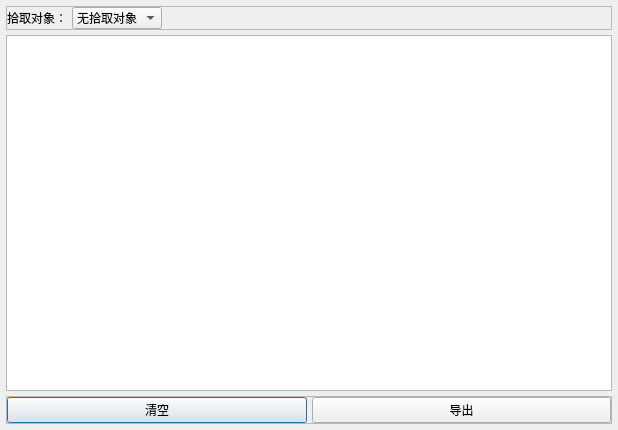
<?xml version="1.0" encoding="UTF-8"?>
<ui version="4.0">
 <class>Dialog</class>
 <widget class="QDialog" name="Dialog">
  <property name="geometry">
   <rect>
    <x>0</x>
    <y>0</y>
    <width>618</width>
    <height>430</height>
   </rect>
  </property>
  <property name="windowTitle">
   <string>拾取对象:</string>
  </property>
  <layout class="QVBoxLayout" name="verticalLayout">
   <property name="spacing">
    <number>5</number>
   </property>
   <property name="leftMargin">
    <number>6</number>
   </property>
   <property name="topMargin">
    <number>6</number>
   </property>
   <property name="rightMargin">
    <number>6</number>
   </property>
   <property name="bottomMargin">
    <number>6</number>
   </property>
   <item>
    <widget class="QFrame" name="frame">
     <property name="frameShape">
      <enum>QFrame::StyledPanel</enum>
     </property>
     <property name="frameShadow">
      <enum>QFrame::Raised</enum>
     </property>
     <layout class="QHBoxLayout" name="horizontalLayout">
      <property name="spacing">
       <number>5</number>
      </property>
      <property name="leftMargin">
       <number>0</number>
      </property>
      <property name="topMargin">
       <number>0</number>
      </property>
      <property name="rightMargin">
       <number>0</number>
      </property>
      <property name="bottomMargin">
       <number>0</number>
      </property>
      <item>
       <widget class="QLabel" name="label">
        <property name="text">
         <string>拾取对象：</string>
        </property>
       </widget>
      </item>
      <item>
       <widget class="QComboBox" name="select_style">
        <property name="currentIndex">
         <number>3</number>
        </property>
        <property name="sizeAdjustPolicy">
         <enum>QComboBox::AdjustToContents</enum>
        </property>
        <item>
         <property name="text">
          <string>点拾取</string>
         </property>
        </item>
        <item>
         <property name="text">
          <string>壳拾取</string>
         </property>
        </item>
        <item>
         <property name="text">
          <string>实体拾取</string>
         </property>
        </item>
        <item>
         <property name="text">
          <string>无拾取对象</string>
         </property>
        </item>
       </widget>
      </item>
      <item>
       <spacer name="horizontalSpacer">
        <property name="orientation">
         <enum>Qt::Horizontal</enum>
        </property>
        <property name="sizeHint" stdset="0">
         <size>
          <width>40</width>
          <height>20</height>
         </size>
        </property>
       </spacer>
      </item>
     </layout>
    </widget>
   </item>
   <item>
    <widget class="QListWidget" name="select_list"/>
   </item>
   <item>
    <widget class="QFrame" name="frame_2">
     <property name="frameShape">
      <enum>QFrame::StyledPanel</enum>
     </property>
     <property name="frameShadow">
      <enum>QFrame::Raised</enum>
     </property>
     <layout class="QHBoxLayout" name="horizontalLayout_2">
      <property name="spacing">
       <number>5</number>
      </property>
      <property name="leftMargin">
       <number>0</number>
      </property>
      <property name="topMargin">
       <number>0</number>
      </property>
      <property name="rightMargin">
       <number>0</number>
      </property>
      <property name="bottomMargin">
       <number>0</number>
      </property>
      <item>
       <widget class="QPushButton" name="clear_all">
        <property name="text">
         <string>清空</string>
        </property>
       </widget>
      </item>
      <item>
       <widget class="QPushButton" name="export_all">
        <property name="text">
         <string>导出</string>
        </property>
       </widget>
      </item>
     </layout>
    </widget>
   </item>
  </layout>
 </widget>
 <resources/>
 <connections/>
</ui>
